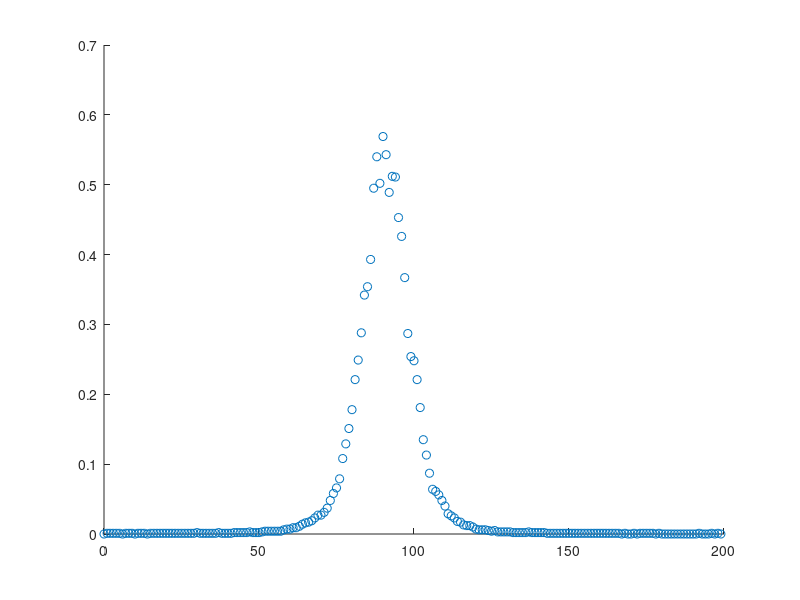

Write the MATLAB code that produced this figure. (Note: this script raises an error after producing the figure.)
%% clearing
fclose all; close all; clear all; 
clc; pause(0.1);
%% import data from txt file
data=importdata("mlem4.txt");
[rw,cl]=size(data);
%% Maximum column in data
sumF=sum(data);
max(sumF);
[row1, column1] = find(sumF == max(sumF));
column_y=data(:,column1);
x=0:1:(cl-1);
scatter(x,column_y)
%% Gaussian fitting
[sigmaNew,muNew,Anew]=mygaussfit(x,column_y);
y=Anew*exp(-(x-muNew).^2/(2*sigmaNew^2));
%% ploting
hold on; 
figure (1)
plot(x,y,'r','LineWidth',2)
grid on
title('Maximum column Gaussian fit')
xlabel('x')
ylabel('y')
legend('Maximum Column data','Gaussian Fit')



%% 
%% Maximum row in data
SumRow = sum(data,2)
max(SumRow);
[row2, column2] = find(SumRow == max(SumRow));
Row_y=data(row2,:)
x=0:1:(rw-1);
figure(2)
scatter(x,Row_y)
grid on

%% Gaussian fitting
[sigmaNew,muNew,Anew]=mygaussfit(x,Row_y);
y=Anew*exp(-(x-muNew).^2/(2*sigmaNew^2));
hold on; plot(x,y,'b','LineWidth',2)
grid on
title('Maximum Row Gaussian fit')
xlabel('x')
ylabel('y')
legend('Maximum Row data','Gaussian Fit')
